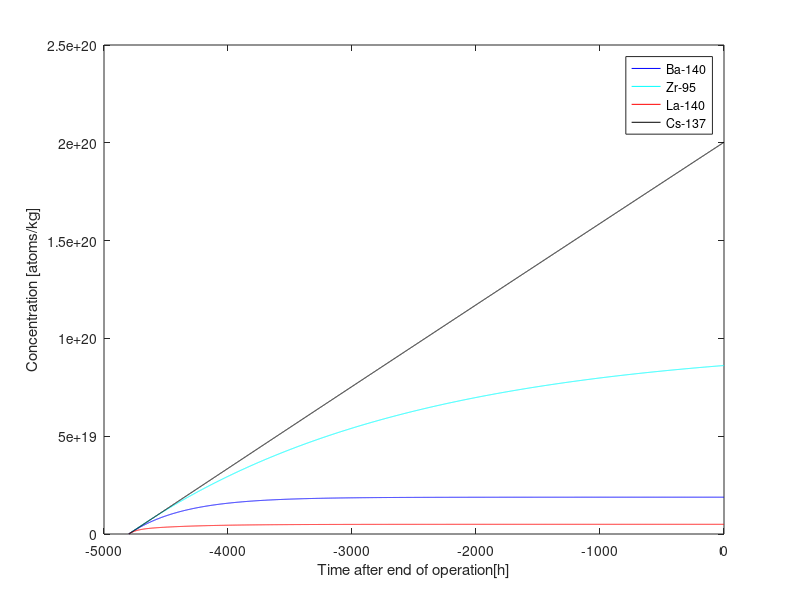
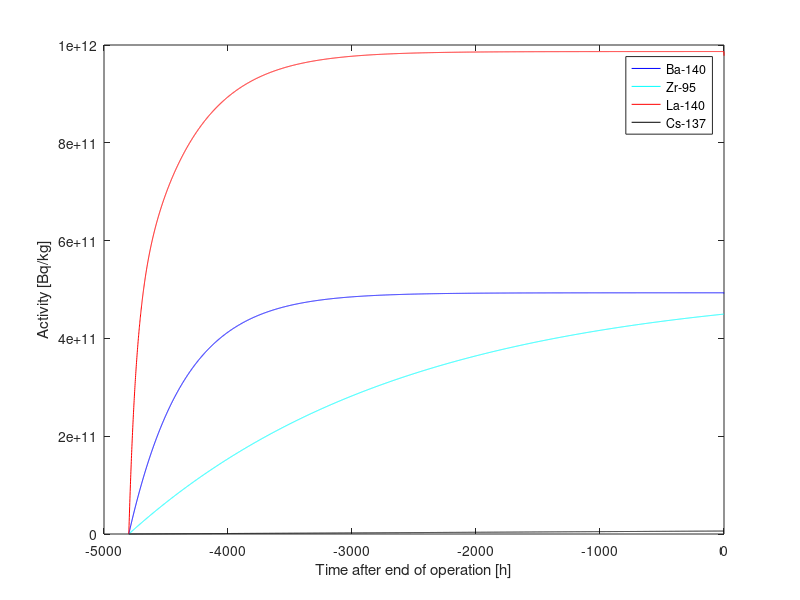

Reproduce these figures in MATLAB, in order.

% Irradiation time in days
BurnTime = 200;

% Cooling time after end of operation
DecayTime = 0;

%time in hours, before (neg) and after (pos) reactor stoppage
t =  [ -24*BurnTime :1: DecayTime];

 %Power  W per kg
PowLev = 0.6E4; % 0.3E4;  
Power  = PowLev* [ ones(length(find(t<0)),1) ; zeros(length(find(t>=0)),1)]; % PowLev * [ones(9000,1) ;zeros(1000,1)] ; %power history

%preallocationg barium and lantanum and cesium concentrations and burnup

zr =  zeros(length(t),1);
ba =  zeros(length(t),1);
la =  zeros(length(t),1);
cs =  zeros(length(t),1) ;

BU =  zeros(length(t),1);

% fission yields
FY_Zr = 0.065018 ;
FY_Ba = 0.063142;
FY_La = 0.063147;
FY_Cs = 0.062208 ;

% decay constants
lambdaZr = log(2) / (64.032*24) % /h
lambdaBa = log(2) / (12.7527 * 24) % /h
lambdaLa = log(2) / (1.67855 * 24) % /h
lambdaCs = log(2) / (30.08*365*24) % /h

%running irradiation and decay
for i = 2:length(t)
    
   BU(i) = BU(i-1) + Power(i) * 1 / 1E6 ; % MWd/kg
    
   % fission rate % fissions per kg and hour
   FR = 3600 * Power(i) / ( 200E6 * 1.6E-19) ; 
   
   % Production of Ba and La
   P_Zr = FR * FY_Zr;
   P_Ba = FR * FY_Ba;
   P_La = FR * FY_La;
   P_Cs =  FR * FY_Cs;
   
   % Decay losses
   D_Zr = zr(i-1) * lambdaZr;
   D_Ba = ba(i-1) * lambdaBa;
   D_La = la(i-1) * lambdaLa;
   D_Cs = cs(i-1) * lambdaCs;
   
   % Total change
   zr(i) = zr(i-1) + P_Zr - D_Zr;
   ba(i) = ba(i-1) + P_Ba - D_Ba;
   la(i) = la(i-1) + P_La - D_La + D_Ba;
   cs(i) = cs(i-1) + P_Cs - D_Cs;
end



figure()
plot(t, ba, 'b')
hold on 
plot(t, zr, 'c')
plot( t, la, 'r')
plot( t, cs, 'k') 
xlabel('Time after end of operation[h]')
ylabel('Concentration [atoms/kg]')
    

legend({'Ba-140', 'Zr-95', 'La-140', 'Cs-137'})


figure()
plot(t, ba*lambdaBa/(24*3600) , 'b')
hold on 
plot(t, zr*lambdaZr/(24*3600), 'c')
plot( t, la*lambdaLa/(24*3600), 'r')
plot( t, cs*lambdaCs/(24*3600), 'k') 
xlabel('Time after end of operation [h]')
ylabel('Activity [Bq/kg]')
%set(gca,'YScale', 'log')

    

legend({'Ba-140', 'Zr-95', 'La-140', 'Cs-137'})